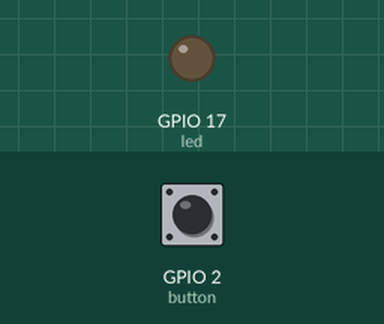
This program was run on a simulated Raspberry Pi (BCM pin numbers). On the bench: output pins drawn as LEDs (lit = HIGH). The test bench sets the inputs (shaded band); at power-on: GPIO 2 (button) HIGH.

Above: at 1.2 s.
1.3 s: GPIO 2 (button) pulled LOW for 0.15 s
At 1.37 s:
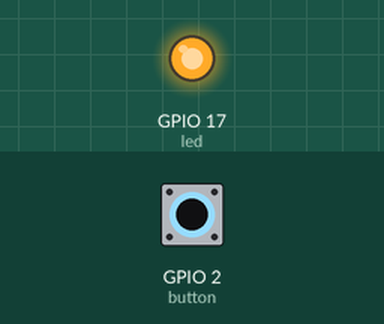
2.9 s: GPIO 2 (button) pulled LOW for 3.2 s
At 7.0 s:
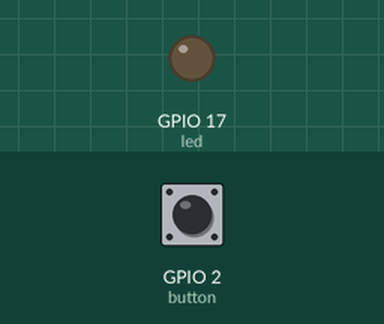
Timing chart, 0 to 8.5 s (numbered marks = the images above; inputs shaded):
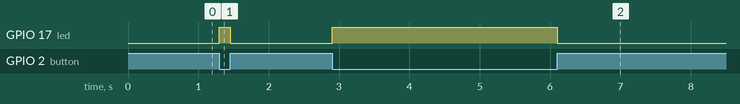

Measured:
- after the input at 1.3 s, GPIO 17 (led): LOW → HIGH at once, → LOW 0.15 s later
- after the input at 2.9 s, GPIO 17 (led): LOW → HIGH at once, → LOW 3.2 s later

The program:

LED.py
```python
from gpiozero import LED, Button
from time import sleep
from signal import pause

led = LED(17)
button = Button(2)

#while True:
 #   led.on()
  #  sleep(1)
   # led.off()
   # sleep(1)
button.when_pressed = led.on
#while button.when_pressed = led.on
#	exec MARGARET
button.when_released = led.off

pause()
```
